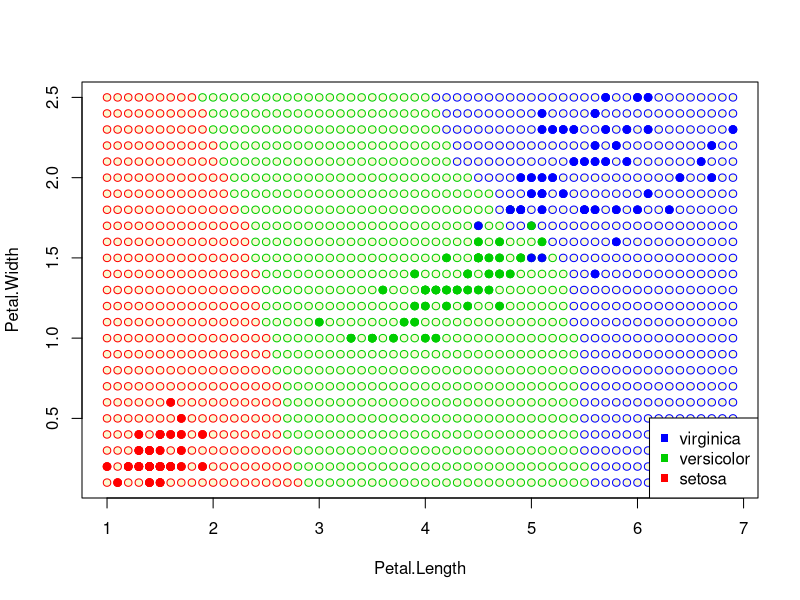

The R source for this figure:
eDist <- function(u, v) {
  sqrt(sum((u - v)^2))
}

KerRect <- function(z){
  if(abs(z) <= 1) return(0.5)
  else return(0)
}

KerTriang <- function(z){
  if(abs(z) <= 1) return(1 - abs(z))
  else return(0)
}

KerQuart <- function(z){
  if(abs(z) <= 1) return((15/16)*(1 - z^2)^2)
  else return(0)
}

KerEpan <- function(z){
  if(abs(z) <= 1) return(0.75*(1 - z^2))
  else return(0)
}

KerGauss <- function(z){
  (2*pi)^(-0.5)*exp(-0.5*z^2)
}

varpw <- function(X, z, K, k){
  xl <- X[, 3:5]
  l <- dim(xl)[1]
  n <- dim(xl)[2] - 1
  
  distances <- c()
  for(tmp in 1:l){
    distances[tmp] <- eDist(xl[tmp, 1:n], z)
  }
  orderedxl <- xl[order(distances), ]
  distances_s <- sort(distances)
  weights <- c()
  for(tmp in 1:k){
    if(distances_s[k+1] != 0)
      weights[tmp] <- K(distances_s[tmp]/distances_s[k+1])
    else weights[tmp] <- K(0)
  }
  #orderedxl_weighed <- cbind(orderedxl[1:k, ], weights)
  #classes <- orderedxl_weighed[ , (n + 1):(n + 2)]
  classes <- cbind(orderedxl[1:k, ], weights)[ , (n + 1):(n + 2)]
  sumSetosa <- sum(classes[classes$Species == "setosa", 2])
  sumVersicolor <- sum(classes[classes$Species == "versicolor", 2])
  sumVirginica <- sum(classes[classes$Species == "virginica", 2])
  ans <- matrix(c(sumSetosa, sumVersicolor, sumVirginica), 
                nrow = 1, ncol = 3, byrow = T, list(c(1), c('setosa', 'versicolor', 'virginica')))
  return(colnames(ans)[which.max(ans)])
}

colors <- c("setosa" = "red", "versicolor" = "green3", "virginica" = "blue")
plot(iris[, 3:4], pch = 21, bg = colors[iris$Species], col = colors[iris$Species])

k <- 6
K <- KerRect
step <- 0.1

st3 <- seq(from = min(iris[, 3]), to = max(iris[, 3]), by = step)
st4 <- seq(from = min(iris[, 4]), to = max(iris[, 4]), by = step)

for(i in st3){
  for(j in st4){
    z <- c(i, j)
    points(z[1], z[2],  pch = 21, bg = "lightgoldenrodyellow", col = colors[varpw(iris, z, K, k)])
  }
}
points(iris[, 3:4], pch = 21, bg = colors[iris$Species], col = colors[iris$Species])
legend("bottomright", c("virginica", "versicolor", "setosa"), pch = c(15,15,15), 
       col = c("blue", "green3", "red"))
